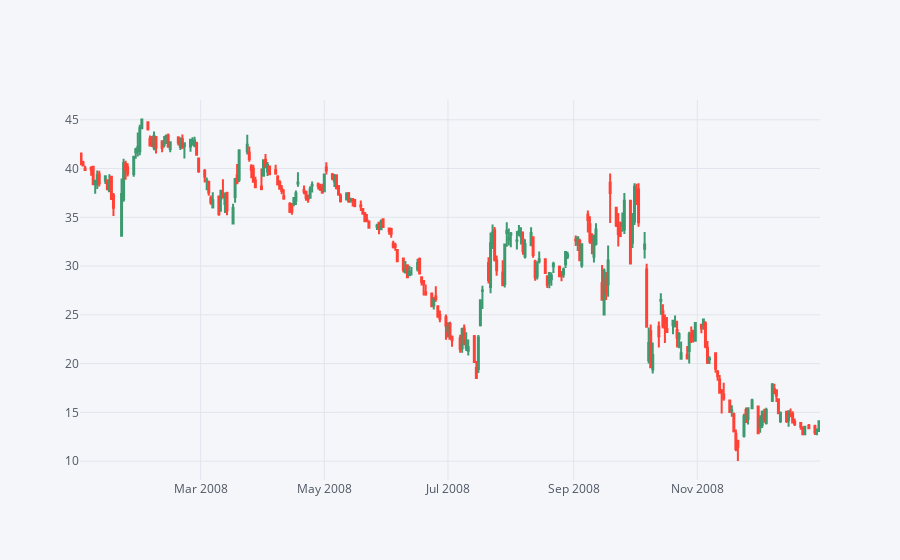

Write notebook code for a chart like this one.
### Code cell
# january 2008 - january 2009
BAC[['Open', 'High', 'Low', 'Close']].loc['2008-01-01':'2009-01-01'].iplot(kind='candle')

### Figure 1 — Plotly figure (JSON) as saved in the notebook; plotly's stock layout.template omitted (floating-point values rounded to 4 significant figures; data arrays with more than 128 entries replaced by an {"elided": "..."} marker saying what was removed)
{"data": [{"close": {"elided": "253 float values"}, "high": {"elided": "253 float values"}, "low": {"elided": "253 float values"}, "open": {"elided": "253 float values"}, "showlegend": false, "type": "candlestick", "x": {"elided": "253 str values"}, "yaxis": "y2"}], "layout": {"legend": {"bgcolor": "#F5F6F9", "font": {"color": "#4D5663"}}, "paper_bgcolor": "#F5F6F9", "plot_bgcolor": "#F5F6F9", "title": {"font": {"color": "#4D5663"}}, "xaxis": {"gridcolor": "#E1E5ED", "rangeslider": {"visible": false}, "showgrid": true, "tickfont": {"color": "#4D5663"}, "title": {"font": {"color": "#4D5663"}, "text": ""}, "zerolinecolor": "#E1E5ED"}, "yaxis": {"gridcolor": "#E1E5ED", "showgrid": true, "showticklabels": false, "tickfont": {"color": "#4D5663"}, "title": {"font": {"color": "#4D5663"}, "text": ""}, "zerolinecolor": "#E1E5ED"}, "yaxis2": {"gridcolor": "#E1E5ED", "showgrid": true, "tickfont": {"color": "#4D5663"}, "title": {"font": {"color": "#4D5663"}, "text": ""}, "zerolinecolor": "#E1E5ED"}}}
